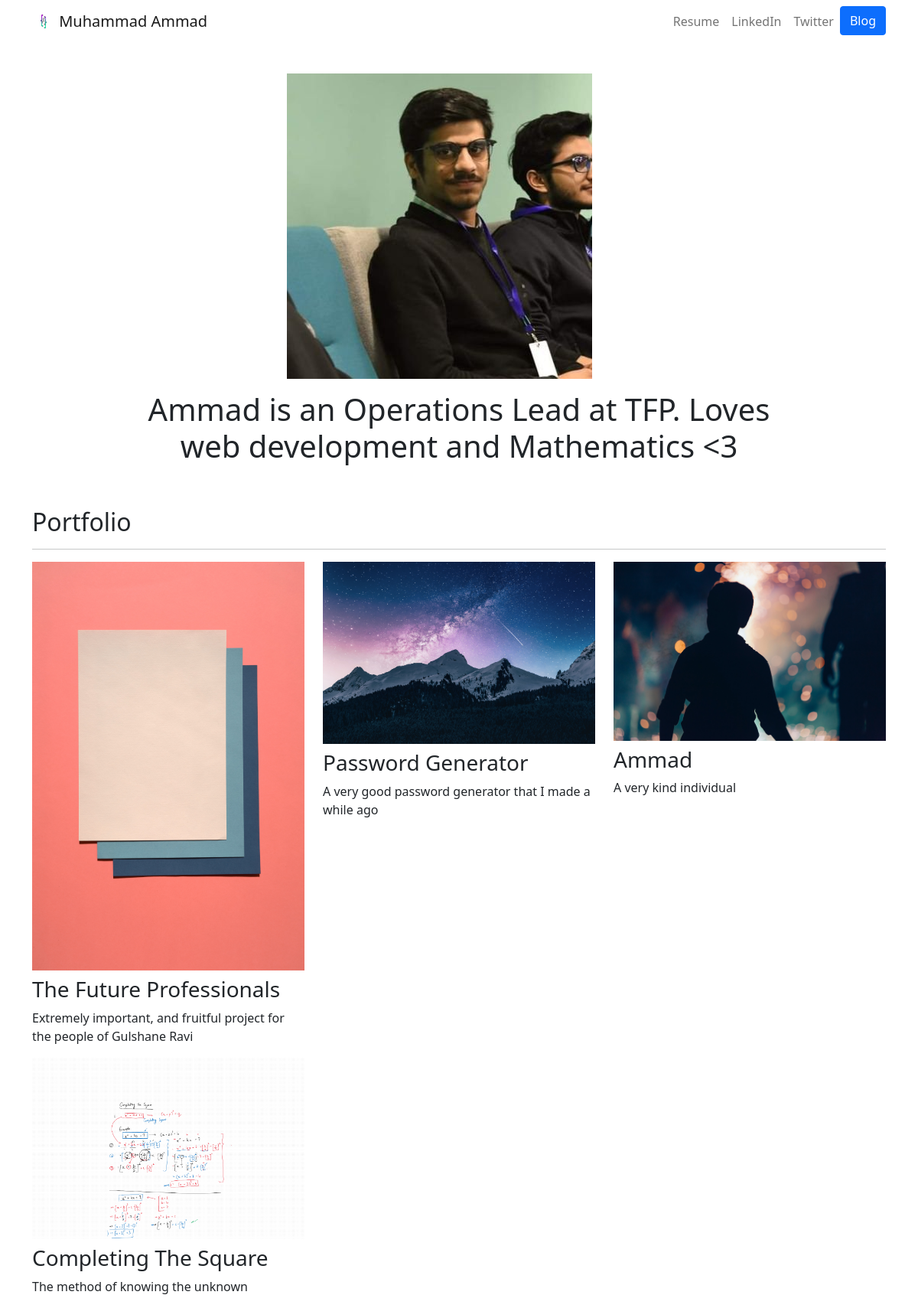
The page / on the database its author committed.
### myportfolioApp/models.py (models this page shows, shortened)
class Project(models.Model):
    title = models.CharField(max_length=100)
    description = models.CharField(max_length=200)
    image = models.ImageField(upload_to='portfolio/images/')
    url = models.URLField(blank=True)

### myportfolioApp/views.py (the view)
# urls.py: 2. Add a URL to urlpatterns:  path('', views.home, name='home')
def home(request):
    projects = Project.objects.all()
    return render(request, 'myportfolioApp/home.html', {'projects': projects})

### myportfolioApp/templates/myportfolioApp/home.html
{% extends "myportfolioApp/base.html" %}
{% load static %}
{% block content %}
<div class="row justify-content-center my-3">
  <div class="col-5">
    <img src="{% static 'myportfolioApp/profile.jpg' %}" class="img-fluid">
  </div>
</div>
<div class="row justify-content-center mb-3">
  <div class="col-md-9 text-center">
    <h1 id="hometext" class="font-weight-bold">Ammad is an Operations Lead at TFP. Loves web development and Mathematics <3</h1>
  </div>
</div>
<h2 class="mt-5">Portfolio</h2>
<hr>
<div class="row">
  {% for project in projects %}
  <div class="col-lg-4 col-md-6">
    {% if project.url %}
    <a href="{{ project.url }}">
      <img src="{{ project.image.url }}" class="img-fluid mb-2">
    </a>
    {% else %}
    <img src="{{ project.image.url }}" class="img-fluid mb-2">
    {% endif %}
    <h3>{{ project.title }}</h3>
    <p>{{ project.description }}</p>
  </div>
  {% endfor %}
</div>
{% endblock %}

### myportfolioApp/templates/myportfolioApp/base.html (shortened to what this page needs)
{% load static %}
<!doctype html>
<html lang="en">
  <head>
    <link href="https://cdn.jsdelivr.net/npm/bootstrap@5.0.2/dist/css/bootstrap.min.css" rel="stylesheet">
  </head>
  <body>
    <nav id="topNav" class="navbar navbar-expand-md navbar-light">
    <div class="container">
      <a class="navbar-brand" href="{% url 'home' %}">
        <img src="{% static 'myportfolioApp/Madi.png' %}" width="30" height="30" class="d-inline-block align-top" alt="Madi's Logo">
        <span>Muhammad Ammad</span>
      </a>
        <div class="collapse navbar-collapse justify-content-end" id="navbarNav">
            <ul class="navbar-nav ml-auto">
              <li class="nav-item">
                <a class="nav-link" href="{% static 'myportfolioApp/CV - Muhammad Ammad.pdf' %}" target="_blank">Resume</a>
              </li>
              <li class="nav-item">
                <a class="nav-link" href="https://www.linkedin.com/in/muhammad-ammad-7625b6135/" target="_blank">LinkedIn</a>
              </li>
              <li class="nav-item">
                <a class="nav-link" href="https://twitter.com/ibammad" target="_blank">Twitter</a>
              </li>
              <li>
                <a role="button" href="{% url 'blog:all_blogs' %}" class="btn btn-primary">Blog</a>
              </li>
            </ul>
        </div>
    </div>
  </nav>
   <div class="container">
       <br>
    {% block content %}{% endblock %}
   </div>
</body>
</html>

### rows shown on the page
Project: image (picture), title "The Future Professionals", description "Extremely important, and fruitful project for the people of Gulshane Ravi"
Project: image (picture), title "Password Generator", description "A very good password generator that I made a while ago"
Project: image (picture), title "Ammad", description "A very kind individual"
Project: image (picture), title "Completing The Square", description "The method of knowing the unknown"
